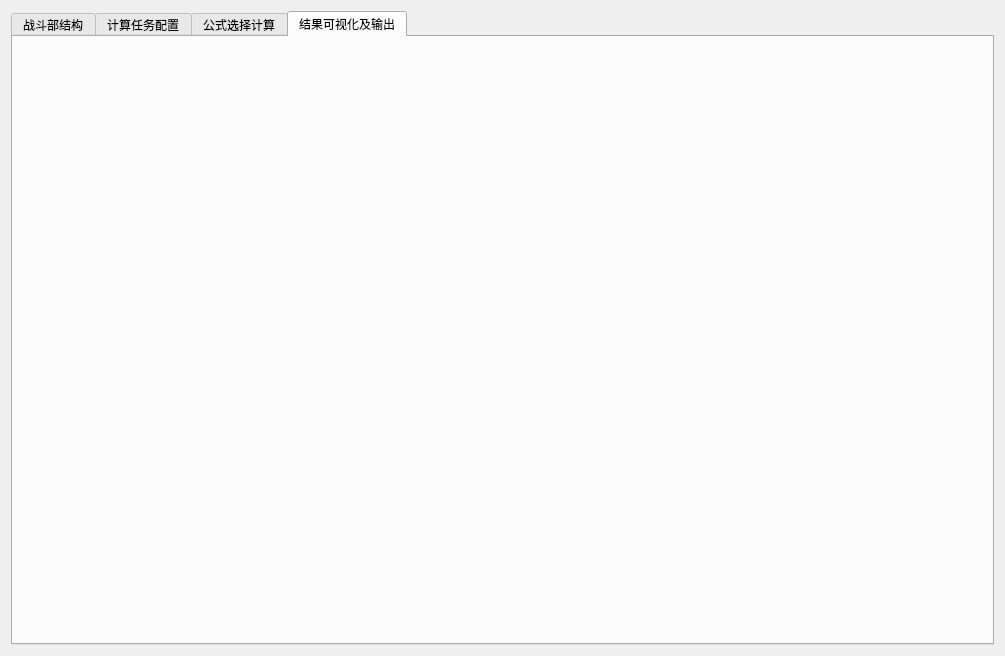
<?xml version="1.0" encoding="UTF-8"?>
<ui version="4.0">
 <class>PowerAnalysis</class>
 <widget class="QWidget" name="PowerAnalysis">
  <property name="geometry">
   <rect>
    <x>0</x>
    <y>0</y>
    <width>1005</width>
    <height>656</height>
   </rect>
  </property>
  <property name="windowTitle">
   <string>威力分析</string>
  </property>
  <layout class="QVBoxLayout" name="verticalLayout">
   <item>
    <widget class="QTabWidget" name="tabWidget">
     <property name="currentIndex">
      <number>3</number>
     </property>
     <widget class="QWidget" name="tab_structure">
      <attribute name="icon">
       <iconset resource="Resources/poweranalysis.qrc">
        <normaloff>:/image/warhead</normaloff>:/image/warhead</iconset>
      </attribute>
      <attribute name="title">
       <string>战斗部结构</string>
      </attribute>
     </widget>
     <widget class="QWidget" name="tab_task">
      <attribute name="icon">
       <iconset resource="Resources/poweranalysis.qrc">
        <normaloff>:/image/task</normaloff>:/image/task</iconset>
      </attribute>
      <attribute name="title">
       <string>计算任务配置</string>
      </attribute>
     </widget>
     <widget class="QWidget" name="tab_formula">
      <attribute name="icon">
       <iconset resource="Resources/poweranalysis.qrc">
        <normaloff>:/image/formula</normaloff>:/image/formula</iconset>
      </attribute>
      <attribute name="title">
       <string>公式选择计算</string>
      </attribute>
     </widget>
     <widget class="QWidget" name="tab_result">
      <attribute name="icon">
       <iconset resource="Resources/poweranalysis.qrc">
        <normaloff>:/image/result</normaloff>:/image/result</iconset>
      </attribute>
      <attribute name="title">
       <string>结果可视化及输出</string>
      </attribute>
     </widget>
    </widget>
   </item>
  </layout>
 </widget>
 <resources>
  <include location="Resources/poweranalysis.qrc"/>
 </resources>
 <connections/>
</ui>
